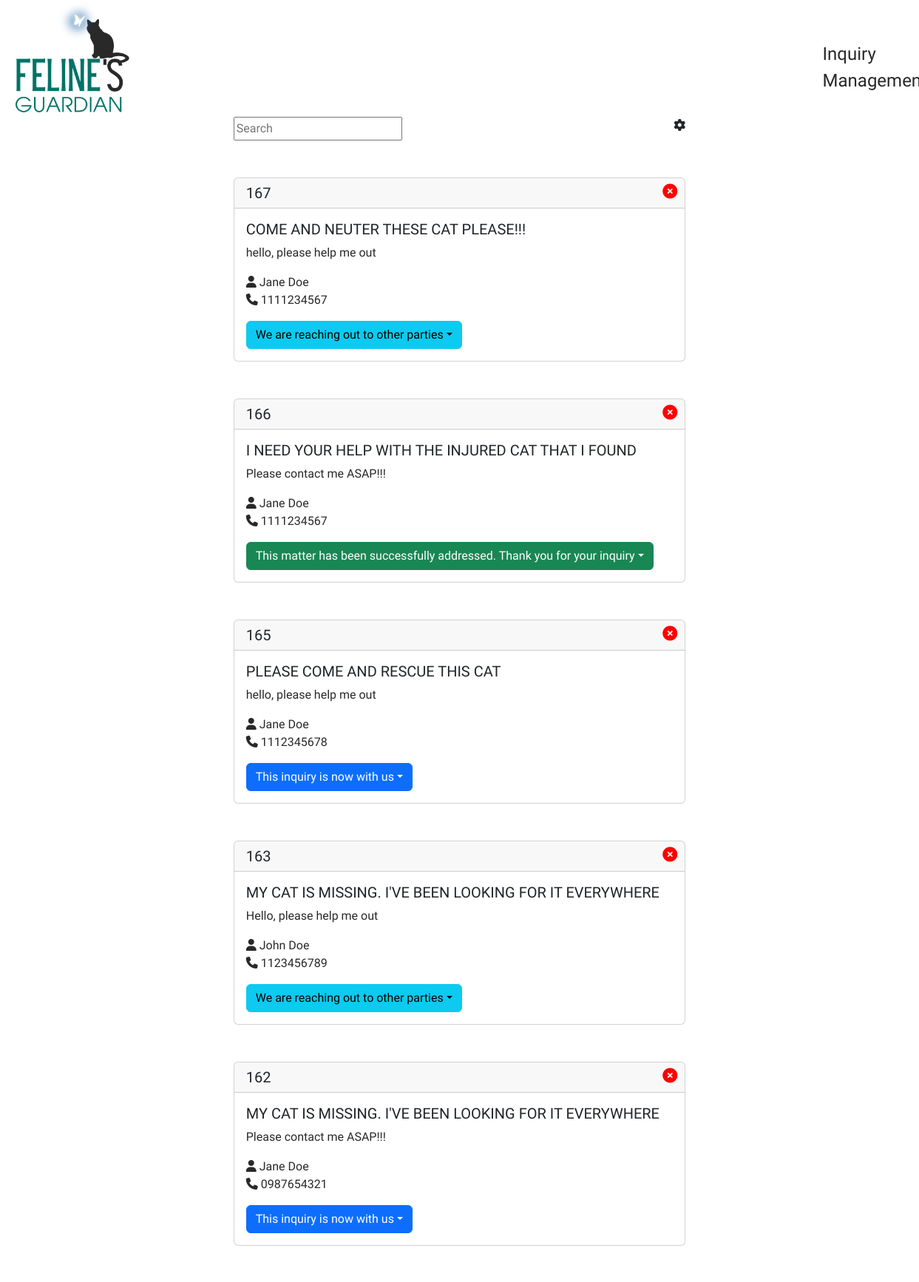
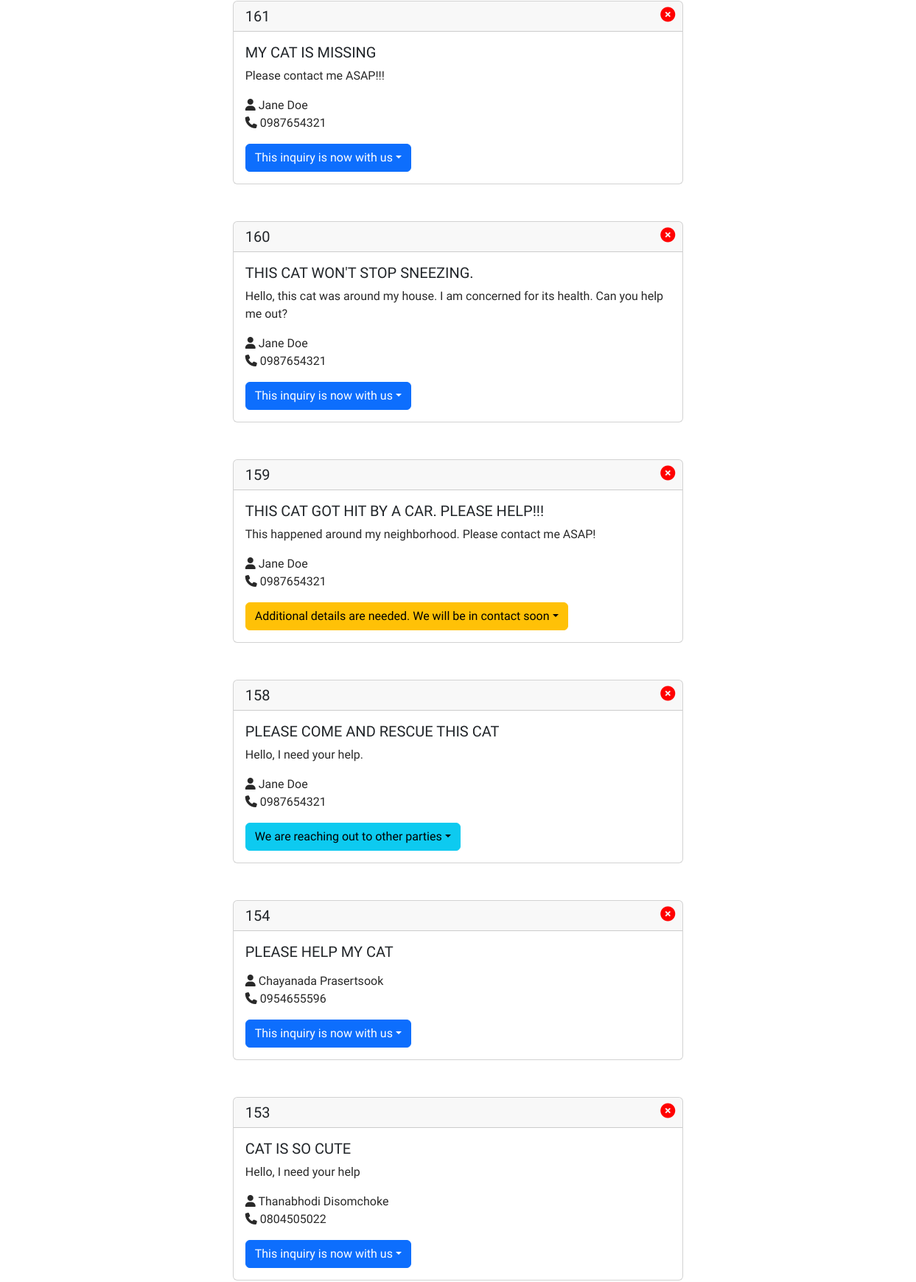
Screenshot of /inquiry_management (upper part) with the database file from the repository (2 pictures, top to bottom).
### tables this page shows
CREATE TABLE inquiry (id INTEGER PRIMARY KEY AUTOINCREMENT NOT NULL, issue TEXT NOT NULL, session TEXT, information TEXT, progression TEXT);

CREATE TABLE user_information (telephone TEXT PRIMARY KEY, firstname TEXT, lastname TEXT, address TEXT);

### app.py (the view)
@app.route('/inquiry_management')
def inquiry_management():
    db.execute('UPDATE inquiry SET progression = "This inquiry is now with us" WHERE progression IS NULL;')
    con.commit()
    db.execute('SELECT inquiry.id, inquiry.issue, inquiry.information, inquiry.progression, user_information.firstname, user_information.lastname, user_information.telephone, color_correspondence.functionality FROM (((inquiry FULL OUTER JOIN user_information ON inquiry.session = user_information.telephone) FULL OUTER JOIN progression ON inquiry.progression = progression.progression) FULL OUTER JOIN color_correspondence ON progression.color = color_correspondence.color) WHERE inquiry.id IS NOT NULL ORDER BY inquiry.id DESC')
    users = db.fetchall()
    db.execute('SELECT progression FROM progression')
    progressions = db.fetchall()
    return render_template('inquiry_management.html', users=all_inquiry(users), progressions=all_progression(progressions))

### app.py (called while the page is built)
def all_inquiry(people):
    list = []
    column_name = ['id', 'issue', 'information', 'progression', 'first_name', 'last_name', 'telephone', 'progression_color']
    counter = 0
    for person in people:
        dict = {}
        if person:
            for x in range(len(person)):
                if person[x]:
                    dict.setdefault(column_name[x], person[x])
            list.insert(counter, dict)
            counter += 1
    return list

def all_progression(progressions):
    list = []
    column_name = ['progression']
    counter = 0
    for progression in progressions:
        dict = {}
        for x in range(len(progression)):
            dict.setdefault(column_name[x], progression[x])
        list.insert(counter, dict)
        counter += 1
    return list

### templates/inquiry_management.html (shortened to what this page needs)
{% extends "admin_layout.html" %}
{% block body %}
    <div class="Urbanist">
        <div class="grid-container-4Columns grid-search">
            <div class="search-box">
                <input type="search" data-search placeholder="Search">
            </div>
            <div class="setting-tab dropdown">
                <i class="fa-solid fa-gear" data-bs-toggle="dropdown" aria-expanded="false"></i>
            </div>
        </div>
        {% for user in users %}
            <div class="grid-container-4Columns grid-box">
                <div class="card">
                    <h5 class="card-header">{{ user.id }}<a href="/delete_inquiry?sid={{ user.id }}"><i class="fa-solid fa-circle-xmark delete-button"></i></a></h5>
                    <div class="card-body">
                        <h5 class="card-title">{{ user.issue }}</h5>
                        <p class="card-text">{{ user.information }}</p>
                        <p class="card-text">
                            <i class="fa-solid fa-user"></i><span class="card-user"> {{ user.first_name }} {{ user.last_name }} <br></span>
                            <i class="fa-solid fa-phone"></i><span class="card-phone"> {{ user.telephone }} <br></span>
                        </p>
                        <div class="flex-container">
                            <div class="dropdown">
                                {% if user.progression == 'This inquiry is now with us'%}
                                <button class="btn btn-primary dropdown-toggle dropdown-toggle-for-progression" type="button" data-bs-toggle="dropdown" aria-expanded="false">{{ user.progression }}</button>
                                {% else %}
                                <button class="btn btn-{{ user.progression_color }} dropdown-toggle dropdown-toggle-for-progression" type="button" data-bs-toggle="dropdown" aria-expanded="false">{{ user.progression }}</button>
                                {% endif %}
                            </div>
                        </div>
                    </div>
                </div>
            </div>
        {% endfor %}
    </div>
{% endblock %}

### static/style.css (style rules this page uses)
a { color: inherit; text-decoration: none; }
body { padding: 0 auto; }
.grid-container-4Columns { display: grid; grid-template-columns: repeat(4, 1fr); gap: 20px; }
.grid-box { grid-template-areas: '. box box .'; }
.grid-search { grid-template-areas: '. search setting .'; }
.card { grid-area: box; position: relative; margin-bottom: 50px; }
.search-box { grid-area: search; position: relative; margin-bottom: 50px; }
.setting-tab { grid-area: setting; text-align: end; }
.delete-button { position: absolute; right: 10px; color: red; cursor: pointer; }
.flex-container { display: flex; align-items: flex-start; position: relative; }
input[type="text"],input[type="password"],input[type="search"],input[type="submit"] { font-family: 'Urbanist'; padding-top: 5px; padding-bottom: 5px; }
.Urbanist { font-family: 'Urbanist'; }
h2,h3,p { color:#292929; }

### rows the page displays
inquiry: id "167", issue "COME AND NEUTER THESE CAT PLEASE!!!", information "hello, please help me out", first_name "Jane", last_name "Doe", telephone "1111234567", progression "We are reaching out to other parties"
inquiry: id "166", issue "I NEED YOUR HELP WITH THE INJURED CAT THAT I FOUND", information "Please contact me ASAP!!!", first_name "Jane", last_name "Doe", telephone "1111234567", progression "This matter has been successfully addressed. Thank you for your inquiry"
inquiry: id "165", issue "PLEASE COME AND RESCUE THIS CAT", information "hello, please help me out", first_name "Jane", last_name "Doe", telephone "1112345678", progression "This inquiry is now with us"
inquiry: id "163", issue "MY CAT IS MISSING. I'VE BEEN LOOKING FOR IT EVERYWHERE", information "Hello, please help me out", first_name "John", last_name "Doe", telephone "1123456789", progression "We are reaching out to other parties"
inquiry: id "162", issue "MY CAT IS MISSING. I'VE BEEN LOOKING FOR IT EVERYWHERE", information "Please contact me ASAP!!!", first_name "Jane", last_name "Doe", telephone "0987654321", progression "This inquiry is now with us"
inquiry: id "161", issue "MY CAT IS MISSING", information "Please contact me ASAP!!!", first_name "Jane", last_name "Doe", telephone "0987654321", progression "This inquiry is now with us"
inquiry: id "160", issue "THIS CAT WON'T STOP SNEEZING.", information "Hello, this cat was around my house. I am concerned for its health. Can you help me out?", first_name "Jane", last_name "Doe", telephone "0987654321", progression "This inquiry is now with us"
inquiry: id "159", issue "THIS CAT GOT HIT BY A CAR. PLEASE HELP!!!", information "This happened around my neighborhood. Please contact me ASAP!", first_name "Jane", last_name "Doe", telephone "0987654321", progression "Additional details are needed. We will be in contact soon"
inquiry: id "158", issue "PLEASE COME AND RESCUE THIS CAT", information "Hello, I need your help.", first_name "Jane", last_name "Doe", telephone "0987654321", progression "We are reaching out to other parties"
inquiry: id "154", issue "PLEASE HELP MY CAT", first_name "Chayanada", last_name "Prasertsook", telephone "0954655596", progression "This inquiry is now with us"
inquiry: id "153", issue "CAT IS SO CUTE", information "Hello, I need your help", first_name "Thanabhodi", last_name "Disomchoke", telephone "0804505022", progression "This inquiry is now with us"
